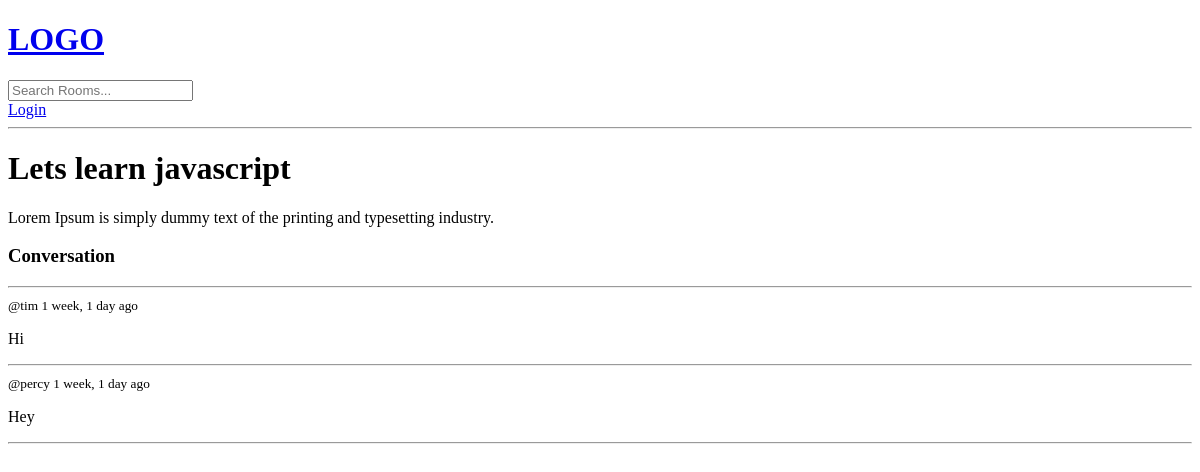
The app's page /room/1/, older data.
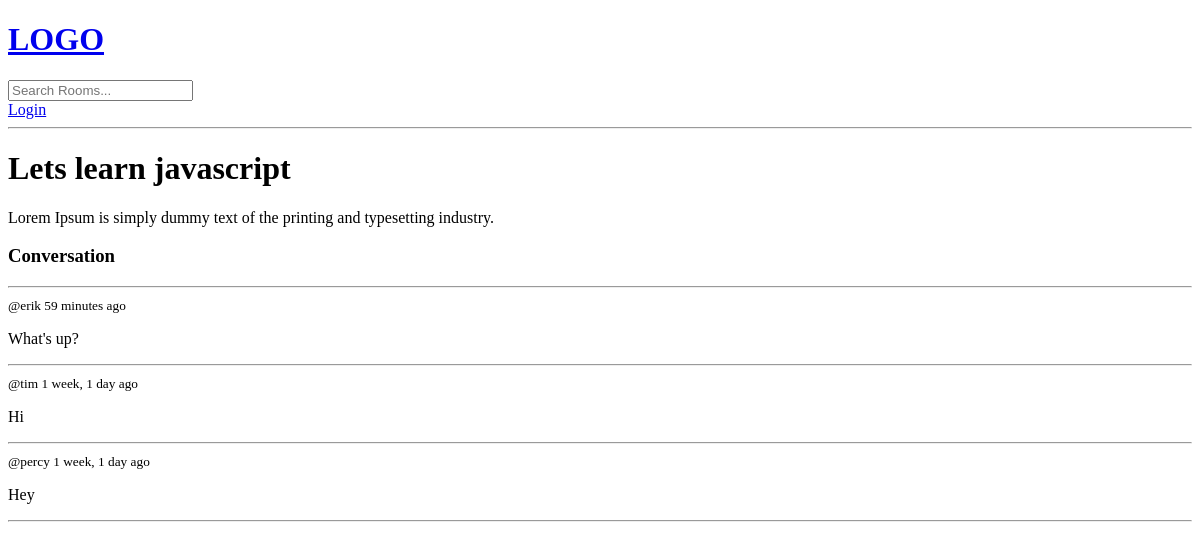
The same page, newer data.
### base/models.py (models this page shows, shortened)
class Message(models.Model):
    user = models.ForeignKey(User, on_delete=models.CASCADE)
    room = models.ForeignKey(Room, on_delete=models.CASCADE)
    body = models.TextField()
    update  = models.DateTimeField(auto_now=True)
    created = models.DateTimeField(auto_now_add=True)

### base/views.py (the view, shortened to what this page needs)
# urls.py: path('room/<str:pk>/', views.room, name="room"),
def room(request, pk):
    room = Room.objects.get(id=pk)
    room_messages = room.message_set.all().order_by('-created')
    context = {'room': room, 'room_messages': room_messages}
    return render(request, 'base/room.html', context)

### base/templates/base/room.html (shortened to what this page needs)
{% extends 'main.html'%}
{% block content %}
<h1>{{ room.name }}</h1>
<p>{{ room.description }}</p>
<div class="comment-wrapper">
    <h3>Conversation</h3>
    <hr>
    {% for message in room_messages %}
        <div>
            <small>@{{ message.user }} {{message.created|timesince }} ago</small>
            <p>{{ message.body }}</p>
            <hr>
        </div>
    {% endfor %}
</div>
{% endblock %}

Row changes from the older to the newer data that the page shows:
added Message: user "erik", created "59 minutes", body "What's up?"
